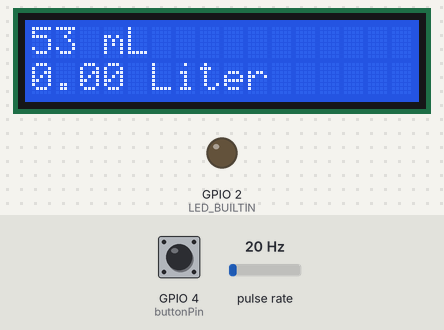
Recording of a sketch running on a simulated ESP32. Parts: 16×2 character LCD, output pins drawn as LEDs (lit = HIGH). Wiring (inferred from the names in the program): pulse sensor: data GPIO 5. The inputs (shaded band) are chosen by the test bench; at power-on: pulse rate 20 Hz, GPIO 4 (buttonPin) LOW. WiFi joins after 1.5 s; servers stay silent unless stated; what the sketch prints to the serial monitor is not drawn.

Above: at 2.8 s.
2.9 s: pulse rate (sensor on GPIO 5) set to 0 Hz
At 5.0 s:
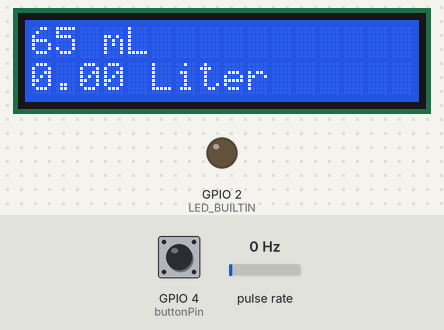
5.9 s: pulse rate (sensor on GPIO 5) set to 196 Hz
At 7.7 s:
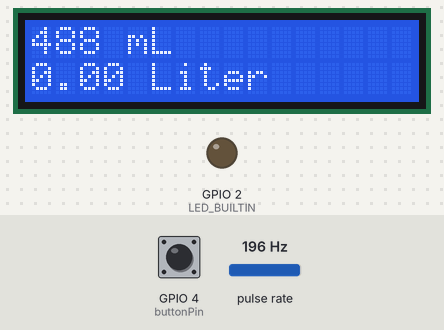
8.9 s: GPIO 4 (buttonPin) pulled HIGH for 1 s
At 10.3 s:
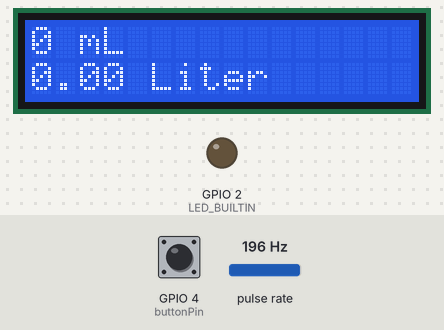
12.9 s: GPIO 4 (buttonPin) pulled HIGH for 0.15 s
At 14.9 s:
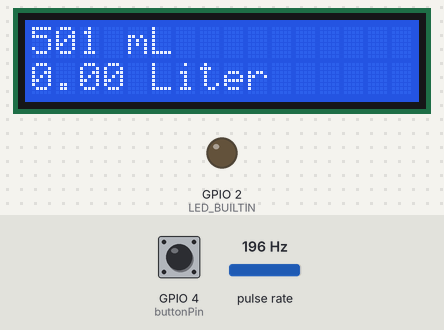
16.0 s: pulse rate (sensor on GPIO 5) set to 4 Hz
At 17.0 s:
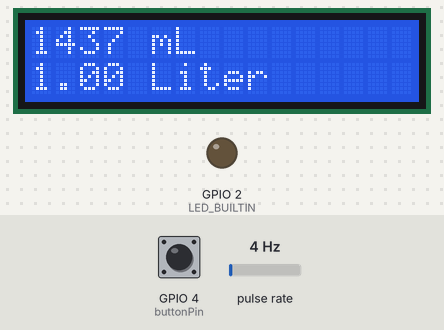
18.7 s: GPIO 4 (buttonPin) pulled HIGH for 0.15 s
At 20.7 s:
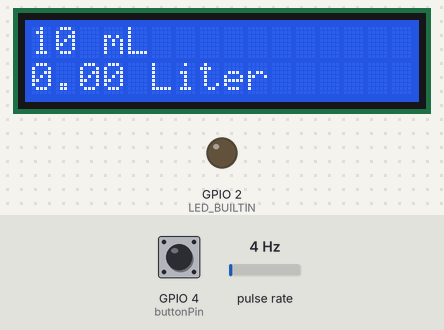
Timing chart, 0 to 22.2 s (numbered marks = the images above; inputs shaded):
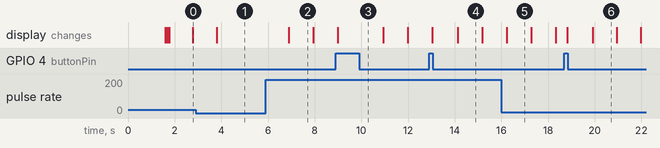

Measured:
- after the input at 5.9 s, the display: changes after 1.0 s (image 2)
- what the display in image 2 shows lasts 1.0 s, from 6.9 s to 7.9 s
- what the display in image 5 shows lasts 1.1 s, from 16.2 s to 17.3 s

The sketch:

Filter_Notification.ino
```cpp
#include <Wire.h>
#include <TridentTD_LineNotify.h>
#include "WiFi.h"
#define SSID        "K"    //SSID Wifi
#define PASSWORD    "0123456789"   //Pass Wifi
#define LINE_TOKEN  "iKmEHwuFinGl6QYZtDcHPlkb69i151f97cfnqfzRyQd"
#define LED_BUILTIN 2
#define SENSOR  5
#include <LiquidCrystal_I2C.h>
const int buttonPin = 4;
int buttonState = 0;
// set the LCD number of columns and rows
LiquidCrystal_I2C lcd(0x27, 16, 2);
long currentMillis = 0;
long previousMillis = 0;
int interval = 1000;
boolean ledState = LOW;
float calibrationFactor = 6.5;
volatile byte pulseCount;
byte pulse1Sec = 0;
float flowRate;
float t=0.0;
unsigned int flowMilliLitres;
unsigned long totalMilliLitres;

void IRAM_ATTR pulseCounter()
{
  pulseCount++;
}


void setup() {

  Serial.begin(115200);
 pinMode(buttonPin, INPUT);
  lcd.backlight();
  Serial.println();
  Serial.println(LINE.getVersion());
  WiFi.begin(SSID, PASSWORD);
  Serial.printf("WiFi connecting to %s\n",  SSID);
  while (WiFi.status() != WL_CONNECTED) {
    Serial.print(".");
    delay(400);
  }
  Serial.printf("\nWiFi connected\nIP : ");
  Serial.println(WiFi.localIP());


  // กำหนด Line Token
  LINE.setToken(LINE_TOKEN);

 pinMode(LED_BUILTIN,OUTPUT);
  pinMode(SENSOR, INPUT_PULLUP);

  pulseCount = 0;
  flowRate = 0.0;
  flowMilliLitres = 0;
  totalMilliLitres = 0;
  previousMillis = 0;

  attachInterrupt(digitalPinToInterrupt(SENSOR), pulseCounter, FALLING);

}

void loop() {

  lcd.begin();
  lcd.backlight();
  lcd.setCursor(0,0);
  lcd.print(totalMilliLitres);
  lcd.print(" mL");
  lcd.setCursor(0,1);
  lcd.print(t);
  lcd.print(" Liter");

   buttonState = digitalRead(buttonPin);
    if (buttonState == HIGH) {
     pulseCount = 0;
  flowRate = 0.0;
  flowMilliLitres = 0;
  totalMilliLitres = 0;
  previousMillis = 0;
  }
  currentMillis = millis();
  if (currentMillis - previousMillis > interval) {

    pulse1Sec = pulseCount;
    pulseCount = 0;
 flowRate = ((1000.0 / (millis() - previousMillis)) * pulse1Sec) / calibrationFactor;
    previousMillis = millis();

    // Divide the flow rate in litres/minute by 60 to determine how many litres have
    // passed through the sensor in this 1 second interval, then multiply by 1000 to
    // convert to millilitres.
    flowMilliLitres = (flowRate / 60) * 1000;

    // Add the millilitres passed in this second to the cumulative total
    totalMilliLitres += flowMilliLitres;

    // Print the flow rate for this second in litres / minute
    Serial.print("Flow rate: ");
    Serial.print(int(flowRate));  // Print the integer part of the variable
    Serial.print("L/min");
    Serial.print("\t");
    Serial.print("Output Liquid Quantity: ");
    Serial.print(totalMilliLitres);
    Serial.print("mL / ");
    Serial.print(t=totalMilliLitres / 1000);
    Serial.println("L");
      // set cursor to first column, first row


  }
  if (buttonState == HIGH) {
    totalMilliLitres = 0;
    t =0 ;

  }
  if ((t >= 2)&&(flowRate>0)) {
    Serial.println("Send Line");
    LINE.notify("ถึงเวลาเปลี่ยนใส้กรองน้ำเเล้วครับ !!");
  delay(10);
  }

}
```
